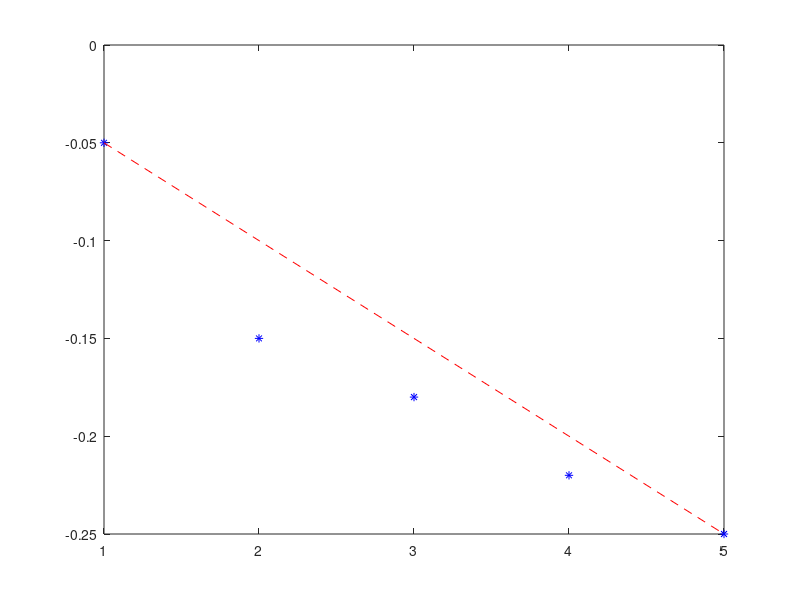
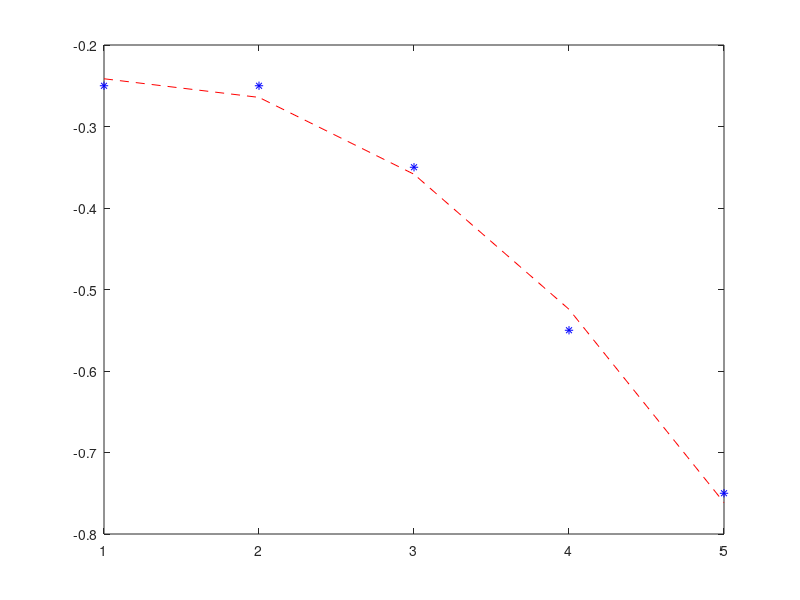

The MATLAB source for these figures, in order:
close all
clear
clc


kpe = [-0.05 -0.15 -0.18 -0.22 -0.25]';
kde = [-0.25 -0.25 -0.35 -0.55 -0.75]';

NAC = [1:5]';

figure()
plot(NAC,kpe,'b*')

astar = polyfit(NAC([1 5]),kpe([1 5]),1)
kptilde = polyval(astar,NAC);

hold on

plot(NAC,kptilde,'r--')


figure()
plot(NAC,kde,'b*')

H = [ones(length(kde),1),NAC,NAC.^2];
astar = inv(H'*H)*H'*kde
kdtilde = H*astar;
hold on

plot(NAC,kdtilde,'r--')



